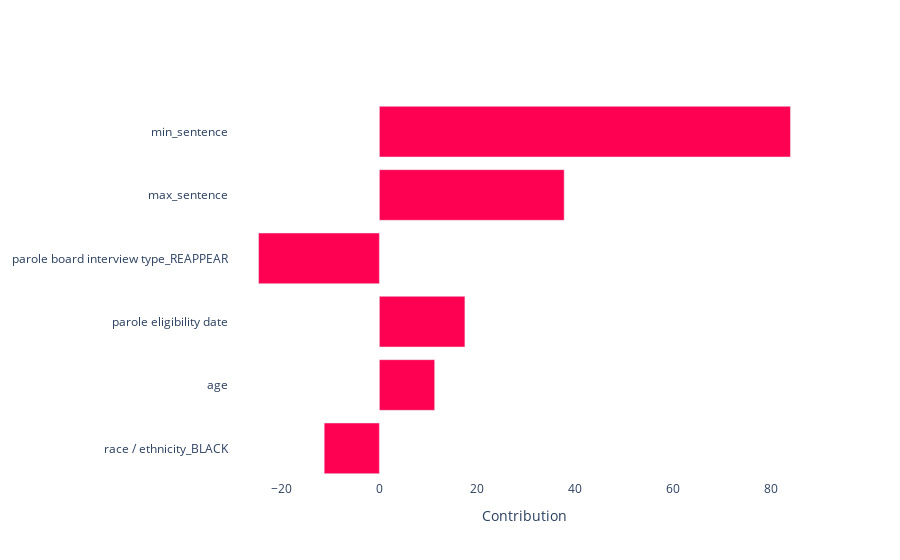

Source (notebook cell):
### Code cell
import pandas as pd
from XPER.viz.Visualisation import visualizationClass as viz

labels = list(X_test.columns)

viz.bar_plot(XPER_values=XPER_values, X_test=pd.DataFrame(X_test), labels=labels, p=6,percentage=True)

### Figure 1 — Plotly figure (JSON) as saved in the notebook; plotly's stock layout.template omitted (floating-point values rounded to 4 significant figures)
{"data": [{"marker": {"color": [84.03, 37.78, -24.7, 17.48, 11.3, -11.28], "colorscale": [[0, "rgb(255, 1, 82)"], [1, "rgb(255, 1, 82)"]]}, "orientation": "h", "type": "bar", "x": [84.03, 37.78, -24.7, 17.48, 11.3, -11.28], "y": ["min_sentence", "max_sentence", "parole board interview type_REAPPEAR", "parole eligibility date", "age", "race / ethnicity_BLACK"]}], "layout": {"plot_bgcolor": "white", "showlegend": false, "xaxis": {"title": {"text": "Contribution"}}, "yaxis": {"autorange": "reversed"}}}
